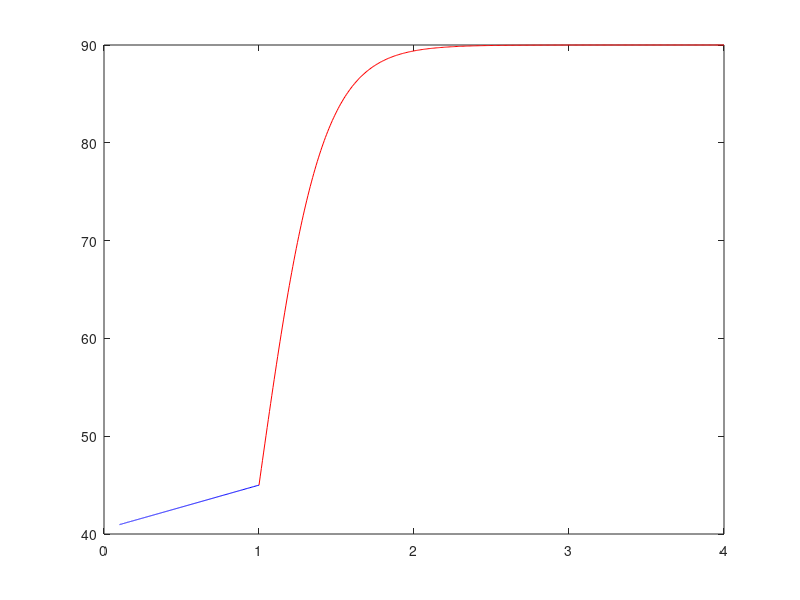

MATLAB code for this plot:
xa = linspace(10,1,1000);
xb = linspace(1,4,400);
ya = 90./(1+exp(-(1/5).*((1./xa)-1)));
yb = 90./(1+exp(-5.*(xb-1)));
plot((1./xa),ya,'b-',xb,yb,'r-');